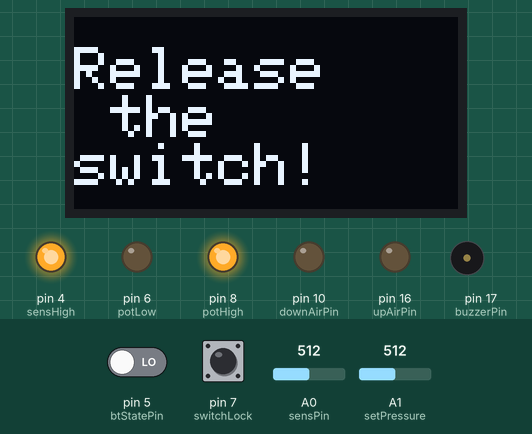
A program run on a simulated Arduino Leonardo, built with avr-gcc and run on an emulated ATmega32U4. Shown: 128×64 one-colour display, output pins drawn as LEDs (lit = HIGH), buzzer (waves = sounding, pin HIGH). The inputs (shaded band) are chosen by the test bench; at power-on: pin 7 (switchLock) LOW, pin 5 (btStatePin) LOW, A0 (sensPin) = 512, A1 (setPressure) = 512. What the program prints to the serial monitor is not drawn.

Above: at 2.9 s.
3.0 s: pin 7 (switchLock) pulled HIGH for 0.15 s
At 3.9 s:
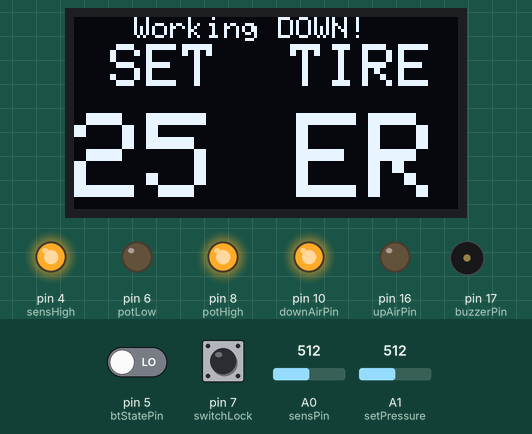
4.6 s: pin 7 (switchLock) pulled HIGH for 1 s
At 5.4 s:
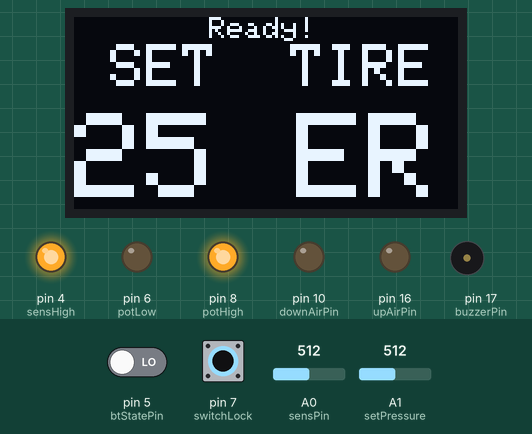
7.1 s: pin 7 (switchLock) pulled HIGH for 3.2 s
At 10.7 s:
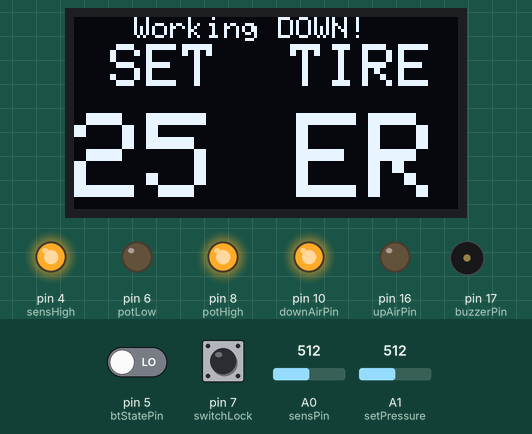
11.8 s: pin 5 (btStatePin) driven HIGH and pin 7 (switchLock) driven HIGH
At 12.4 s:
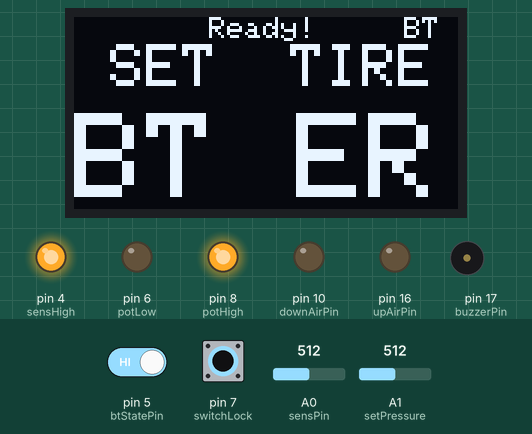
13.4 s: A0 (sensPin) set to 419
14.9 s: A0 (sensPin) set to 392
At 16.2 s:
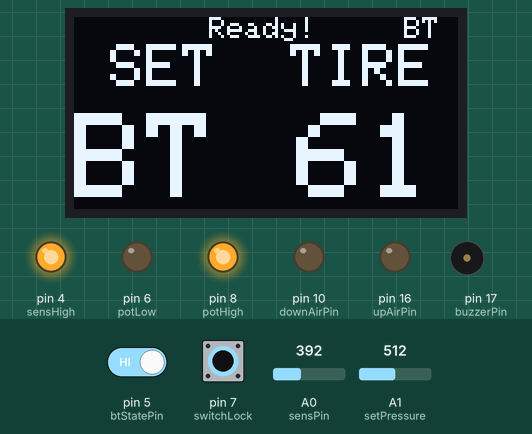
Timing chart, 0 to 17.5 s (numbered marks = the images above; inputs shaded):
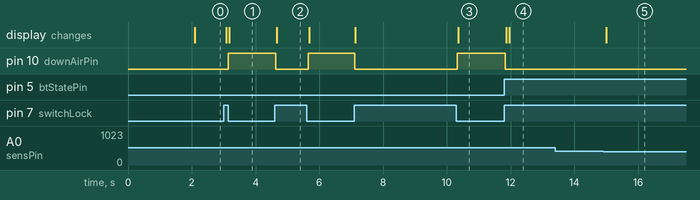

The program:

main.cpp
```cpp
/*

    Device address:   ADDR:98d3:32:70900d

*/

#include <Arduino.h>
#include <Wire.h>
#include <Adafruit_GFX.h>
#include <Adafruit_SSD1306.h>
#include <Adafruit_I2CDevice.h>


#define SCREEN_WIDTH 128 // OLED display width, in pixels
#define SCREEN_HEIGHT 64 // OLED display height, in pixels
Adafruit_SSD1306 display(SCREEN_WIDTH, SCREEN_HEIGHT, &Wire, -1);

#define upAirPin 16      //  Inlet solenoid (add air)
#define downAirPin 10    //  outlet solenoid (remove air)
#define sensPin A0       //  Pressure sensor
#define setPressure A1   // Potentiometer to set pressure
#define sensHigh 4       // Set 5v for pressure sensor
#define potHigh 8        // Set 5v for potentiometer
#define potLow 6         // Set 0v for potentiometer
#define switchLock 7     // Switch for airing
#define buzzerPin 17
#define RxP 14           // Set Rx Pin for Bluetooth module
#define TxP 15           // Set Tx Pin for Bluetooth module
#define btStatePin 5    // HC-05 State

#define sUp 1
#define sDown 2
#define sFinished 3
#define sMeasure 4
#define sReady 5
#define sAvg 200     // Number of iteration for avarage function
#define sBT 6
#define writeWindow 20
#define sMeasureWindow 1500
#define ACKtimeout 1500

////////////////////////////////////////// Create Variables ///////////////////////////////////////

unsigned long setTime, tempTime2 = 0, setTime2 = 0, sMeasureTime = 0;
int  tInput = 0, tSetpoint, tSetpointTemp, serialCount = 0, currentSetPressure, tActivateTemp, sStatusWrite, sensVal, sStatus = 0, sStatusCheck = 0;
unsigned int tError;
bool switchLockState, btState = 0, tActivate=0, tActivateCheck = 0;

////////////////////////////////////////// Setup //////////////////////////////////////////////////

void setup() {
  Serial.begin (9600);
  Serial1.begin (9600);

  if(!display.begin(SSD1306_SWITCHCAPVCC, 0x3C)) {
   Serial.println("SSD1306 allocation failed");
   for(;;); // Don't proceed, loop forever
  }

  display.clearDisplay();
  display.setTextSize(1);
  display.setTextColor(WHITE);
  display.setCursor(0,10);
  display.println("Auto Tire Airing");
  display.println("Initialting....");
  display.println("Please wait");
  display.display();
  delay(2000);

  pinMode (sensHigh, OUTPUT);
  pinMode (potHigh, OUTPUT);
  pinMode (potLow, OUTPUT);
  pinMode (btStatePin, INPUT);
  pinMode (sensPin, INPUT);
  pinMode (setPressure, INPUT);
  pinMode (switchLock, INPUT);
  pinMode (upAirPin, OUTPUT);
  pinMode (downAirPin, OUTPUT);
  pinMode (buzzerPin, OUTPUT);

  digitalWrite (sensHigh, 1);
  digitalWrite (potHigh, 1);
  digitalWrite (potLow, 0);

  //initialize values of the variables we're linked to
  currentSetPressure = analogRead(setPressure);
  tSetpoint = map(currentSetPressure, 0, 1023, 0, 50);
  sensVal = analogRead(sensPin);
  switchLockState = digitalRead(switchLock);

  // Check if button is pressed
  while (!switchLockState) {
  display.clearDisplay();
  display.setTextSize(2);
  display.setTextColor(WHITE);
  display.setCursor(0,10);
  display.println("Release");
  display.println(" the ");
  display.println("switch!");
  display.display();
  switchLockState = digitalRead(switchLock);
  }
}


//////////////////////////////////////////       Functions          //////////////////////////////////////////

void beep (int x){
  if ((millis()/1000)%5){
    for (int i=1; i<=x; i++) {
      int y = i%2 ;
      digitalWrite(buzzerPin,y);
      delay(100);
    }
    digitalWrite(buzzerPin,0);
  }
}

void relay(bool up, bool down){
  digitalWrite (upAirPin, up);
  digitalWrite (downAirPin, down);
    if (up) sStatus =  sUp;
    if (down) sStatus = sDown;
    if (!up && !down && (!switchLockState && (abs(tInput-tSetpoint)<1))) sStatus = sFinished;
    if (!up && !down && !switchLockState && (abs(tInput-tSetpoint)>=1)) sStatus = sMeasure;
    if (!up && !down && switchLockState) sStatus = sReady;
}

int PSI(int xp){
  /*
    from graph: Ymax = 921[bit] or 4.5[v]
                Ymin = 102[bit] or 0.5[v]
                Xmax = 174 [PSI] or 1.2[MPa]
                Xmin = 0 ;

                m = (Ymax-Ymin) / (Xmax-Xmin) = 4.706
                n = 102
                y = 4.706x + 102
  */
//  float voltage = xp*5.0/1024.0;
//  int actualPSI = (float)3.0*((float)voltage-0.475)*1.45038;
  int actualPSI = (float)(xp-102) / (float)4.706;
  return actualPSI;
}

int avgMeasure(){           // Get reading average for pressure sensor / "low-pass filter"
  unsigned long tTemp = 0;
  for (int i=0; i < sAvg; i++){
    sensVal = analogRead(sensPin);
    tTemp += sensVal;
  }
  unsigned long finalTemp = tTemp/sAvg ;
  int finalTemp2 = map(finalTemp, 102, 921, 0, 174);
  if (finalTemp2 < 0) finalTemp2 = 0;
 // int finalTemp2 = PSI(finalTemp);
  return finalTemp2;
}

void debug(){
  if (millis() - tempTime2 > 2000){
   tempTime2 = millis();

    Serial.print("Raw: ");
    Serial.println(sensVal);

    Serial.print("Average Raw: ");
    Serial.println(avgMeasure());

    Serial.print("Set pressure: ");
    Serial.println(tSetpoint);

    Serial.print("Actual PSI: ");
    Serial.println(tInput);

    Serial.print("tSetpointTemp: ");
    Serial.println(tSetpointTemp);

    Serial.print("tInput: ");
    Serial.println(tInput);

    Serial.print("tActivate: ");
    Serial.println(tActivate);

    Serial.print("sStatus sent: ");
    Serial.println(sStatusWrite);

    Serial.print("Serial Available: ");
    Serial.println(serialCount);

    Serial.println(" ");
  }
}

void purgeAir(){
  digitalWrite(downAirPin,HIGH);
  delay(100);
  digitalWrite(downAirPin, LOW);
}

void showPSI(){
        display.setCursor(0,9);
        display.setTextSize(2);
        display.println(" SET  TIRE");
        display.setTextSize(4);
        display.setCursor(0,32);
        if (btState && !tActivate) display.print("BT");
           else display.print((unsigned int)tSetpoint);
        display.setCursor(50,32);
        display.print(" ");
        if (tInput >= 65) display.print("ER");
        if (tInput < 65 || tInput >= 0) display.print(tInput);
        display.display();
  }

void displayStatus(){
  display.clearDisplay();
  if (btState){
    display.setTextSize(1);
    display.setCursor(110,0);
    display.print("BT");
  }
  switch (sStatus){
    case sReady:
      display.setTextSize(1);
      display.setCursor(45,0);
      display.println("Ready!");
      showPSI();
      display.display();
      break;

    case sUp:
      display.setTextSize(1);
      display.setCursor(20,0);
      display.println("Working UP!");
      showPSI();
      break;

    case sDown:
       display.setTextSize(1);
       display.setCursor(20,0);
       display.println("Working DOWN!");
       showPSI();
      break;

    case sFinished:
        display.setTextSize(4);
        display.setCursor(0,20);
        display.println("DONE!");
        display.display();
        beep(6);
      break;

    case sMeasure:
        display.setTextSize(1);
        display.setCursor(30,0);
        display.println("Measuring...");
        showPSI();
      break;
  }
}

void standaloneRoutine(){
  tInput = avgMeasure();
  switchLockState = digitalRead(switchLock);
  if (switchLockState) currentSetPressure = analogRead(setPressure);
  tSetpoint = map(currentSetPressure, 0, 1023, 0, 50);

  if (!switchLockState && abs(tInput-tSetpoint)>1){
        tError = abs(tInput-tSetpoint)*1000;
        setTime = millis();
        while ((millis() - setTime < tError) && !switchLockState) {
          if (tInput < tSetpoint) relay (1,0);
          if (tInput > tSetpoint) relay (0,1);
          displayStatus();
          switchLockState = digitalRead(switchLock);
       }
  }
  relay(0,0);
}


void bluetoothRoutine(){
  if (!tActivate) tInput = avgMeasure();

  if (Serial1.available()>0){
    tSetpointTemp = Serial1.read();    /////////////// read data
    Serial1.write('a');
  }


    if (tSetpointTemp>100) {
      tActivate=1;
      tSetpoint = tSetpointTemp-100;
    } else {
      tActivate=0;
      tSetpoint = tSetpointTemp;
    }

    switchLockState = !tActivate;

    if (tActivateCheck != tActivate){
      setTime = millis();
      tError = abs(tInput-tSetpoint)*1000;
      tActivateCheck = tActivate;
    }

    if ((millis() - sMeasureTime < sMeasureWindow) && sStatus==sMeasure){
      tInput = avgMeasure();
      setTime = millis();
      tError = abs(tInput-tSetpoint)*1000;
    } else if ((millis() - setTime < tError) && tActivate) {
     if (tInput < tSetpoint) relay (1,0);
     if (tInput > tSetpoint) relay (0,1);
     sMeasureTime = millis();
    } else relay (0,0);

  if (millis() - setTime2 > writeWindow){     ////////// send data
    sStatusWrite = sStatus+100;

    Serial1.write(tInput);
    Serial1.flush();

    Serial1.write(sStatusWrite);
    Serial1.flush();

    setTime2 = millis();
    }


      if (Serial1.available() > 10) while (Serial1.available()>1) int trash = Serial1.read();           // Flush

}


//////////////////////////////////////////////////////////////////////////////////////////////////////////////


void loop() {
  btState = digitalRead(btStatePin);
  if (btState) bluetoothRoutine();
  if (!btState) standaloneRoutine();
  displayStatus();
  debug();
 }
```

Measured:
- the behaviour switches between 408 and 407 on A0 (sensPin) (found by bisection; images 4 and 5)
- after the input at 3.0 s, pin 10 (downAirPin): LOW → HIGH after 0.15 s; the display: first changes after 0.08 s (image 1 shows a later state)
- after the input at 4.6 s, pin 10 (downAirPin): HIGH → LOW at once, → HIGH 1.0 s later; the display: changes after 0.06 s (image 2)
- after the input at 7.1 s, pin 10 (downAirPin): HIGH → LOW at once, → HIGH 3.2 s later; the display: first changes at once (image 3 shows a later state)
- after the input at 11.8 s, pin 10 (downAirPin): HIGH → LOW at once; the display: first changes after 0.06 s (image 4 shows a later state)
- after the input at 13.4 s, every drawn part: stays the same
- after the input at 14.9 s, the display: changes after 0.10 s (image 5)
